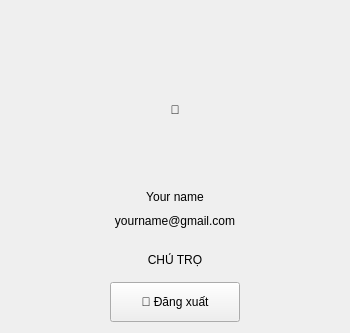
                <widget class="QFrame" name="ProfileCard">
                  <property name="sizePolicy">
                    <sizepolicy hsizetype="Fixed" vsizetype="Expanding">
                      <horstretch>0</horstretch>
                      <verstretch>0</verstretch>
                    </sizepolicy>
                  </property>
                  <property name="minimumSize">
                    <size>
                      <width>350</width>
                      <height>0</height>
                    </size>
                  </property>
                  <property name="maximumSize">
                    <size>
                      <width>350</width>
                      <height>16777215</height>
                    </size>
                  </property>
                  <layout class="QVBoxLayout">
                    <property name="spacing">
                      <number>10</number>
                    </property>
                    <property name="alignment">
                      <set>Qt::AlignTop | Qt::AlignHCenter</set>
                    </property>
                    <property name="topMargin">
                      <number>50</number>
                    </property>
                    <item>
                      <layout class="QHBoxLayout">
                        <item>
                          <spacer />
                        </item>
                        <item>
                          <widget class="QLabel" name="AvatarPlaceholder">
                            <property name="minimumSize">
                              <size>
                                <width>120</width>
                                <height>120</height>
                              </size>
                            </property>
                            <property name="maximumSize">
                              <size>
                                <width>120</width>
                                <height>120</height>
                              </size>
                            </property>
                            <property name="text">
                              <string>👤</string>
                            </property>
                            <property name="alignment">
                              <set>Qt::AlignCenter</set>
                            </property>
                          </widget>
                        </item>
                        <item>
                          <spacer />
                        </item>
                      </layout>
                    </item>
                    <item>
                      <spacer>
                        <property name="orientation">
                          <enum>Qt::Vertical</enum>
                        </property>
                        <property name="sizeHint">
                          <size>
                            <width>10</width>
                            <height>10</height>
                          </size>
                        </property>
                      </spacer>
                    </item>
                    <item>
                      <widget class="QLabel" name="UserName">
                        <property name="text">
                          <string>Your name</string>
                        </property>
                        <property name="alignment">
                          <set>Qt::AlignCenter</set>
                        </property>
                      </widget>
                    </item>
                    <item>
                      <widget class="QLabel" name="UserEmail">
                        <property name="text">
                          <string>yourname@gmail.com</string>
                        </property>
                        <property name="alignment">
                          <set>Qt::AlignCenter</set>
                        </property>
                      </widget>
                    </item>
                    <item>
                      <spacer>
                        <property name="orientation">
                          <enum>Qt::Vertical</enum>
                        </property>
                        <property name="sizeHint">
                          <size>
                            <width>15</width>
                            <height>15</height>
                          </size>
                        </property>
                      </spacer>
                    </item>
                    <item>
                      <layout class="QHBoxLayout">
                        <item>
                          <spacer />
                        </item>
                        <item>
                          <widget class="QLabel" name="PillRole">
                            <property name="text">
                              <string>CHỦ TRỌ</string>
                            </property>
                            <property name="alignment">
                              <set>Qt::AlignCenter</set>
                            </property>
                          </widget>
                        </item>
                        <item>
                          <spacer />
                        </item>
                      </layout>
                    </item>
                    <item>
                      <spacer>
                        <property name="orientation">
                          <enum>Qt::Vertical</enum>
                        </property>
                        <property name="sizeHint">
                          <size>
                            <width>5</width>
                            <height>5</height>
                          </size>
                        </property>
                      </spacer>
                    </item>
                    <item>
                      <layout class="QHBoxLayout">
                        <item>
                          <spacer />
                        </item>
                        <item>
                          <widget class="QPushButton" name="BtnLogout">
                            <property name="text">
                              <string>🚪 Đăng xuất</string>
                            </property>
                            <property name="minimumSize">
                              <size>
                                <width>130</width>
                                <height>40</height>
                              </size>
                            </property>
                          </widget>
                        </item>
                        <item>
                          <spacer />
                        </item>
                      </layout>
                    </item>
                  </layout>
                </widget>
